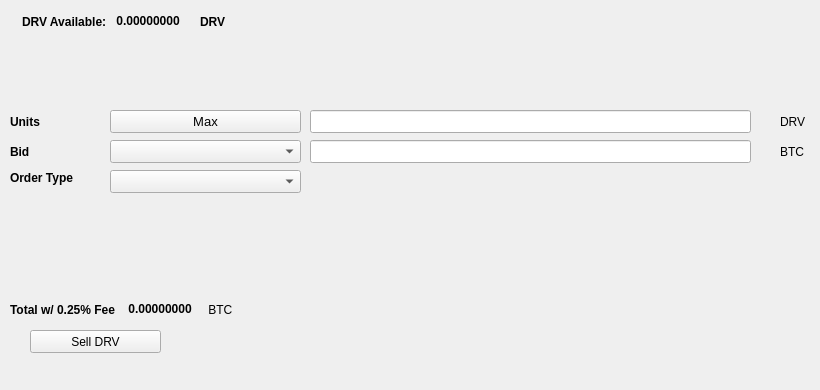
   <widget class="QWidget" name="SellTab">
    <attribute name="title">
     <string>Sell</string>
    </attribute>
    <widget class="QLabel" name="label_16">
     <property name="geometry">
      <rect>
       <x>780</x>
       <y>140</y>
       <width>31</width>
       <height>23</height>
      </rect>
     </property>
     <property name="text">
      <string>BTC</string>
     </property>
    </widget>
    <widget class="QComboBox" name="SellBidcomboBox">
     <property name="geometry">
      <rect>
       <x>110</x>
       <y>140</y>
       <width>191</width>
       <height>23</height>
      </rect>
     </property>
     <property name="font">
      <font>
       <pointsize>10</pointsize>
      </font>
     </property>
    </widget>
    <widget class="QLabel" name="label_18">
     <property name="geometry">
      <rect>
       <x>10</x>
       <y>110</y>
       <width>46</width>
       <height>23</height>
      </rect>
     </property>
     <property name="font">
      <font>
       <weight>75</weight>
       <bold>true</bold>
      </font>
     </property>
     <property name="text">
      <string>Units</string>
     </property>
    </widget>
    <widget class="QPushButton" name="Sell_Max_Amount">
     <property name="geometry">
      <rect>
       <x>110</x>
       <y>110</y>
       <width>191</width>
       <height>23</height>
      </rect>
     </property>
     <property name="font">
      <font>
       <pointsize>10</pointsize>
      </font>
     </property>
     <property name="text">
      <string>Max</string>
     </property>
    </widget>
    <widget class="QLabel" name="label_20">
     <property name="geometry">
      <rect>
       <x>10</x>
       <y>170</y>
       <width>91</width>
       <height>16</height>
      </rect>
     </property>
     <property name="font">
      <font>
       <weight>75</weight>
       <bold>true</bold>
      </font>
     </property>
     <property name="text">
      <string>Order Type</string>
     </property>
    </widget>
    <widget class="QComboBox" name="SellOrdertypeCombo">
     <property name="geometry">
      <rect>
       <x>110</x>
       <y>170</y>
       <width>191</width>
       <height>23</height>
      </rect>
     </property>
     <property name="font">
      <font>
       <pointsize>10</pointsize>
      </font>
     </property>
    </widget>
    <widget class="QLabel" name="label_21">
     <property name="geometry">
      <rect>
       <x>10</x>
       <y>140</y>
       <width>46</width>
       <height>23</height>
      </rect>
     </property>
     <property name="font">
      <font>
       <weight>75</weight>
       <bold>true</bold>
      </font>
     </property>
     <property name="text">
      <string>Bid</string>
     </property>
    </widget>
    <widget class="QLabel" name="label_22">
     <property name="geometry">
      <rect>
       <x>780</x>
       <y>110</y>
       <width>31</width>
       <height>23</height>
      </rect>
     </property>
     <property name="text">
      <string>DRV</string>
     </property>
    </widget>
    <widget class="QLineEdit" name="UnitsInputDRV">
     <property name="geometry">
      <rect>
       <x>310</x>
       <y>110</y>
       <width>441</width>
       <height>23</height>
      </rect>
     </property>
     <property name="font">
      <font>
       <pointsize>9</pointsize>
       <weight>75</weight>
       <bold>true</bold>
      </font>
     </property>
    </widget>
    <widget class="QLineEdit" name="SellBidPriceEdit">
     <property name="geometry">
      <rect>
       <x>310</x>
       <y>140</y>
       <width>441</width>
       <height>23</height>
      </rect>
     </property>
     <property name="font">
      <font>
       <pointsize>9</pointsize>
       <weight>75</weight>
       <bold>true</bold>
      </font>
     </property>
    </widget>
    <widget class="QPushButton" name="SellDRVBTN">
     <property name="geometry">
      <rect>
       <x>30</x>
       <y>330</y>
       <width>131</width>
       <height>23</height>
      </rect>
     </property>
     <property name="text">
      <string>Sell DRV</string>
     </property>
     <property name="icon">
      <iconset resource="../dravitecoins">
       <normaloff>:/icons/bitcoin</normaloff>:/icons/bitcoin</iconset>
     </property>
    </widget>
    <widget class="QWidget" name="layoutWidget3">
     <property name="geometry">
      <rect>
       <x>22</x>
       <y>12</y>
       <width>258</width>
       <height>19</height>
      </rect>
     </property>
     <layout class="QHBoxLayout" name="horizontalLayout">
      <item>
       <widget class="QLabel" name="label232_2">
        <property name="font">
         <font>
          <weight>75</weight>
          <bold>true</bold>
         </font>
        </property>
        <property name="text">
         <string>DRV Available:</string>
        </property>
       </widget>
      </item>
      <item>
       <widget class="QLabel" name="DRVAvailableLabel">
        <property name="palette">
         <palette>
          <active>
           <colorrole role="WindowText">
            <brush brushstyle="SolidPattern">
             <color alpha="255">
              <red>0</red>
              <green>0</green>
              <blue>0</blue>
             </color>
            </brush>
           </colorrole>
           <colorrole role="Button">
            <brush brushstyle="SolidPattern">
             <color alpha="255">
              <red>0</red>
              <green>170</green>
              <blue>0</blue>
             </color>
            </brush>
           </colorrole>
           <colorrole role="Light">
            <brush brushstyle="SolidPattern">
             <color alpha="255">
              <red>0</red>
              <green>255</green>
              <blue>0</blue>
             </color>
            </brush>
           </colorrole>
           <colorrole role="Midlight">
            <brush brushstyle="SolidPattern">
             <color alpha="255">
              <red>0</red>
              <green>212</green>
              <blue>0</blue>
             </color>
            </brush>
           </colorrole>
           <colorrole role="Dark">
            <brush brushstyle="SolidPattern">
             <color alpha="255">
              <red>0</red>
              <green>85</green>
              <blue>0</blue>
             </color>
            </brush>
           </colorrole>
           <colorrole role="Mid">
            <brush brushstyle="SolidPattern">
             <color alpha="255">
              <red>0</red>
              <green>113</green>
              <blue>0</blue>
             </color>
            </brush>
           </colorrole>
           <colorrole role="Text">
            <brush brushstyle="SolidPattern">
             <color alpha="255">
              <red>0</red>
              <green>170</green>
              <blue>0</blue>
             </color>
            </brush>
           </colorrole>
           <colorrole role="BrightText">
            <brush brushstyle="SolidPattern">
             <color alpha="255">
              <red>255</red>
              <green>255</green>
              <blue>255</blue>
             </color>
            </brush>
           </colorrole>
           <colorrole role="ButtonText">
            <brush brushstyle="SolidPattern">
             <color alpha="255">
              <red>0</red>
              <green>0</green>
              <blue>0</blue>
             </color>
            </brush>
           </colorrole>
           <colorrole role="Base">
            <brush brushstyle="SolidPattern">
             <color alpha="255">
              <red>255</red>
              <green>255</green>
              <blue>255</blue>
             </color>
            </brush>
           </colorrole>
           <colorrole role="Window">
            <brush brushstyle="SolidPattern">
             <color alpha="255">
              <red>0</red>
              <green>170</green>
              <blue>0</blue>
             </color>
            </brush>
           </colorrole>
           <colorrole role="Shadow">
            <brush brushstyle="SolidPattern">
             <color alpha="255">
              <red>0</red>
              <green>0</green>
              <blue>0</blue>
             </color>
            </brush>
           </colorrole>
           <colorrole role="AlternateBase">
            <brush brushstyle="SolidPattern">
             <color alpha="255">
              <red>127</red>
              <green>212</green>
              <blue>127</blue>
             </color>
            </brush>
           </colorrole>
           <colorrole role="ToolTipBase">
            <brush brushstyle="SolidPattern">
             <color alpha="255">
              <red>255</red>
              <green>255</green>
              <blue>220</blue>
             </color>
            </brush>
           </colorrole>
           <colorrole role="ToolTipText">
            <brush brushstyle="SolidPattern">
             <color alpha="255">
              <red>0</red>
              <green>0</green>
              <blue>0</blue>
             </color>
            </brush>
           </colorrole>
          </active>
          <inactive>
           <colorrole role="WindowText">
            <brush brushstyle="SolidPattern">
             <color alpha="255">
              <red>0</red>
              <green>0</green>
              <blue>0</blue>
             </color>
            </brush>
           </colorrole>
           <colorrole role="Button">
            <brush brushstyle="SolidPattern">
             <color alpha="255">
              <red>0</red>
              <green>170</green>
              <blue>0</blue>
             </color>
            </brush>
           </colorrole>
           <colorrole role="Light">
            <brush brushstyle="SolidPattern">
             <color alpha="255">
              <red>0</red>
              <green>255</green>
              <blue>0</blue>
             </color>
            </brush>
           </colorrole>
           <colorrole role="Midlight">
            <brush brushstyle="SolidPattern">
             <color alpha="255">
              <red>0</red>
              <green>212</green>
              <blue>0</blue>
             </color>
            </brush>
           </colorrole>
           <colorrole role="Dark">
            <brush brushstyle="SolidPattern">
             <color alpha="255">
              <red>0</red>
              <green>85</green>
              <blue>0</blue>
             </color>
            </brush>
           </colorrole>
           <colorrole role="Mid">
            <brush brushstyle="SolidPattern">
             <color alpha="255">
              <red>0</red>
              <green>113</green>
              <blue>0</blue>
             </color>
            </brush>
           </colorrole>
           <colorrole role="Text">
            <brush brushstyle="SolidPattern">
             <color alpha="255">
              <red>0</red>
              <green>170</green>
              <blue>0</blue>
             </color>
            </brush>
           </colorrole>
           <colorrole role="BrightText">
            <brush brushstyle="SolidPattern">
             <color alpha="255">
              <red>255</red>
              <green>255</green>
              <blue>255</blue>
             </color>
            </brush>
           </colorrole>
           <colorrole role="ButtonText">
            <brush brushstyle="SolidPattern">
             <color alpha="255">
              <red>0</red>
              <green>0</green>
              <blue>0</blue>
             </color>
            </brush>
           </colorrole>
           <colorrole role="Base">
            <brush brushstyle="SolidPattern">
             <color alpha="255">
              <red>255</red>
              <green>255</green>
              <blue>255</blue>
             </color>
            </brush>
           </colorrole>
           <colorrole role="Window">
            <brush brushstyle="SolidPattern">
             <color alpha="255">
              <red>0</red>
              <green>170</green>
              <blue>0</blue>
             </color>
            </brush>
           </colorrole>
           <colorrole role="Shadow">
            <brush brushstyle="SolidPattern">
             <color alpha="255">
              <red>0</red>
              <green>0</green>
              <blue>0</blue>
             </color>
            </brush>
           </colorrole>
           <colorrole role="AlternateBase">
            <brush brushstyle="SolidPattern">
             <color alpha="255">
              <red>127</red>
              <green>212</green>
              <blue>127</blue>
             </color>
            </brush>
           </colorrole>
           <colorrole role="ToolTipBase">
            <brush brushstyle="SolidPattern">
             <color alpha="255">
              <red>255</red>
              <green>255</green>
              <blue>220</blue>
             </color>
            </brush>
           </colorrole>
           <colorrole role="ToolTipText">
            <brush brushstyle="SolidPattern">
             <color alpha="255">
              <red>0</red>
              <green>0</green>
              <blue>0</blue>
             </color>
            </brush>
           </colorrole>
          </inactive>
          <disabled>
           <colorrole role="WindowText">
            <brush brushstyle="SolidPattern">
             <color alpha="255">
              <red>0</red>
              <green>85</green>
              <blue>0</blue>
             </color>
            </brush>
           </colorrole>
           <colorrole role="Button">
            <brush brushstyle="SolidPattern">
             <color alpha="255">
              <red>0</red>
              <green>170</green>
              <blue>0</blue>
             </color>
            </brush>
           </colorrole>
           <colorrole role="Light">
            <brush brushstyle="SolidPattern">
             <color alpha="255">
              <red>0</red>
              <green>255</green>
              <blue>0</blue>
             </color>
            </brush>
           </colorrole>
           <colorrole role="Midlight">
            <brush brushstyle="SolidPattern">
             <color alpha="255">
              <red>0</red>
              <green>212</green>
              <blue>0</blue>
             </color>
            </brush>
           </colorrole>
           <colorrole role="Dark">
            <brush brushstyle="SolidPattern">
             <color alpha="255">
              <red>0</red>
              <green>85</green>
              <blue>0</blue>
             </color>
            </brush>
           </colorrole>
           <colorrole role="Mid">
            <brush brushstyle="SolidPattern">
             <color alpha="255">
              <red>0</red>
              <green>113</green>
              <blue>0</blue>
             </color>
            </brush>
           </colorrole>
           <colorrole role="Text">
            <brush brushstyle="SolidPattern">
             <color alpha="255">
              <red>0</red>
              <green>85</green>
              <blue>0</blue>
             </color>
            </brush>
           </colorrole>
           <colorrole role="BrightText">
            <brush brushstyle="SolidPattern">
             <color alpha="255">
              <red>255</red>
              <green>255</green>
              <blue>255</blue>
             </color>
            </brush>
           </colorrole>
           <colorrole role="ButtonText">
            <brush brushstyle="SolidPattern">
             <color alpha="255">
              <red>0</red>
              <green>85</green>
              <blue>0</blue>
             </color>
            </brush>
           </colorrole>
           <colorrole role="Base">
            <brush brushstyle="SolidPattern">
             <color alpha="255">
              <red>0</red>
              <green>170</green>
              <blue>0</blue>
             </color>
            </brush>
           </colorrole>
           <colorrole role="Window">
            <brush brushstyle="SolidPattern">
             <color alpha="255">
              <red>0</red>
              <green>170</green>
              <blue>0</blue>
             </color>
            </brush>
           </colorrole>
           <colorrole role="Shadow">
            <brush brushstyle="SolidPattern">
             <color alpha="255">
              <red>0</red>
              <green>0</green>
              <blue>0</blue>
             </color>
            </brush>
           </colorrole>
           <colorrole role="AlternateBase">
            <brush brushstyle="SolidPattern">
             <color alpha="255">
              <red>0</red>
              <green>170</green>
              <blue>0</blue>
             </color>
            </brush>
           </colorrole>
           <colorrole role="ToolTipBase">
            <brush brushstyle="SolidPattern">
             <color alpha="255">
              <red>255</red>
              <green>255</green>
              <blue>220</blue>
             </color>
            </brush>
           </colorrole>
           <colorrole role="ToolTipText">
            <brush brushstyle="SolidPattern">
             <color alpha="255">
              <red>0</red>
              <green>0</green>
              <blue>0</blue>
             </color>
            </brush>
           </colorrole>
          </disabled>
         </palette>
        </property>
        <property name="font">
         <font>
          <weight>75</weight>
          <bold>true</bold>
         </font>
        </property>
        <property name="text">
         <string> 0.00000000 </string>
        </property>
        <property name="textInteractionFlags">
         <set>Qt::LinksAccessibleByMouse|Qt::TextSelectableByKeyboard|Qt::TextSelectableByMouse</set>
        </property>
       </widget>
      </item>
      <item>
       <widget class="QLabel" name="labelDRV">
        <property name="font">
         <font>
          <weight>75</weight>
          <bold>true</bold>
         </font>
        </property>
        <property name="text">
         <string>DRV</string>
        </property>
       </widget>
      </item>
     </layout>
    </widget>
    <widget class="QWidget" name="layoutWidget">
     <property name="geometry">
      <rect>
       <x>10</x>
       <y>300</y>
       <width>268</width>
       <height>19</height>
      </rect>
     </property>
     <layout class="QHBoxLayout" name="horizontalLayout_2">
      <item>
       <widget class="QLabel" name="label_19">
        <property name="font">
         <font>
          <weight>75</weight>
          <bold>true</bold>
         </font>
        </property>
        <property name="text">
         <string>Total w/ 0.25% Fee </string>
        </property>
       </widget>
      </item>
      <item>
       <widget class="QLabel" name="SellCostLabel">
        <property name="palette">
         <palette>
          <active>
           <colorrole role="WindowText">
            <brush brushstyle="SolidPattern">
             <color alpha="255">
              <red>0</red>
              <green>0</green>
              <blue>0</blue>
             </color>
            </brush>
           </colorrole>
           <colorrole role="Button">
            <brush brushstyle="SolidPattern">
             <color alpha="255">
              <red>0</red>
              <green>170</green>
              <blue>0</blue>
             </color>
            </brush>
           </colorrole>
           <colorrole role="Light">
            <brush brushstyle="SolidPattern">
             <color alpha="255">
              <red>0</red>
              <green>255</green>
              <blue>0</blue>
             </color>
            </brush>
           </colorrole>
           <colorrole role="Midlight">
            <brush brushstyle="SolidPattern">
             <color alpha="255">
              <red>0</red>
              <green>212</green>
              <blue>0</blue>
             </color>
            </brush>
           </colorrole>
           <colorrole role="Dark">
            <brush brushstyle="SolidPattern">
             <color alpha="255">
              <red>0</red>
              <green>85</green>
              <blue>0</blue>
             </color>
            </brush>
           </colorrole>
           <colorrole role="Mid">
            <brush brushstyle="SolidPattern">
             <color alpha="255">
              <red>0</red>
              <green>113</green>
              <blue>0</blue>
             </color>
            </brush>
           </colorrole>
           <colorrole role="Text">
            <brush brushstyle="SolidPattern">
             <color alpha="255">
              <red>0</red>
              <green>170</green>
              <blue>0</blue>
             </color>
            </brush>
           </colorrole>
           <colorrole role="BrightText">
            <brush brushstyle="SolidPattern">
             <color alpha="255">
              <red>255</red>
              <green>255</green>
              <blue>255</blue>
             </color>
            </brush>
           </colorrole>
           <colorrole role="ButtonText">
            <brush brushstyle="SolidPattern">
             <color alpha="255">
              <red>0</red>
              <green>0</green>
              <blue>0</blue>
             </color>
            </brush>
           </colorrole>
           <colorrole role="Base">
            <brush brushstyle="SolidPattern">
             <color alpha="255">
              <red>255</red>
              <green>255</green>
              <blue>255</blue>
             </color>
            </brush>
           </colorrole>
           <colorrole role="Window">
            <brush brushstyle="SolidPattern">
             <color alpha="255">
              <red>0</red>
              <green>170</green>
              <blue>0</blue>
             </color>
            </brush>
           </colorrole>
           <colorrole role="Shadow">
            <brush brushstyle="SolidPattern">
             <color alpha="255">
              <red>0</red>
              <green>0</green>
              <blue>0</blue>
             </color>
            </brush>
           </colorrole>
           <colorrole role="AlternateBase">
            <brush brushstyle="SolidPattern">
             <color alpha="255">
              <red>127</red>
              <green>212</green>
              <blue>127</blue>
             </color>
            </brush>
           </colorrole>
           <colorrole role="ToolTipBase">
            <brush brushstyle="SolidPattern">
             <color alpha="255">
              <red>255</red>
              <green>255</green>
              <blue>220</blue>
             </color>
            </brush>
           </colorrole>
           <colorrole role="ToolTipText">
            <brush brushstyle="SolidPattern">
             <color alpha="255">
              <red>0</red>
              <green>0</green>
              <blue>0</blue>
             </color>
            </brush>
           </colorrole>
          </active>
          <inactive>
           <colorrole role="WindowText">
            <brush brushstyle="SolidPattern">
             <color alpha="255">
              <red>0</red>
              <green>0</green>
              <blue>0</blue>
             </color>
            </brush>
           </colorrole>
           <colorrole role="Button">
            <brush brushstyle="SolidPattern">
             <color alpha="255">
              <red>0</red>
              <green>170</green>
              <blue>0</blue>
             </color>
            </brush>
           </colorrole>
           <colorrole role="Light">
            <brush brushstyle="SolidPattern">
             <color alpha="255">
              <red>0</red>
              <green>255</green>
              <blue>0</blue>
             </color>
            </brush>
           </colorrole>
           <colorrole role="Midlight">
            <brush brushstyle="SolidPattern">
             <color alpha="255">
              <red>0</red>
              <green>212</green>
              <blue>0</blue>
             </color>
            </brush>
           </colorrole>
           <colorrole role="Dark">
            <brush brushstyle="SolidPattern">
             <color alpha="255">
              <red>0</red>
              <green>85</green>
              <blue>0</blue>
             </color>
            </brush>
           </colorrole>
           <colorrole role="Mid">
            <brush brushstyle="SolidPattern">
             <color alpha="255">
              <red>0</red>
              <green>113</green>
              <blue>0</blue>
             </color>
            </brush>
           </colorrole>
           <colorrole role="Text">
            <brush brushstyle="SolidPattern">
             <color alpha="255">
              <red>0</red>
              <green>170</green>
              <blue>0</blue>
             </color>
            </brush>
           </colorrole>
           <colorrole role="BrightText">
            <brush brushstyle="SolidPattern">
             <color alpha="255">
              <red>255</red>
              <green>255</green>
              <blue>255</blue>
             </color>
            </brush>
           </colorrole>
           <colorrole role="ButtonText">
            <brush brushstyle="SolidPattern">
             <color alpha="255">
              <red>0</red>
              <green>0</green>
              <blue>0</blue>
             </color>
            </brush>
           </colorrole>
           <colorrole role="Base">
            <brush brushstyle="SolidPattern">
             <color alpha="255">
              <red>255</red>
              <green>255</green>
              <blue>255</blue>
             </color>
            </brush>
           </colorrole>
           <colorrole role="Window">
            <brush brushstyle="SolidPattern">
             <color alpha="255">
              <red>0</red>
              <green>170</green>
              <blue>0</blue>
             </color>
            </brush>
           </colorrole>
           <colorrole role="Shadow">
            <brush brushstyle="SolidPattern">
             <color alpha="255">
              <red>0</red>
              <green>0</green>
              <blue>0</blue>
             </color>
            </brush>
           </colorrole>
           <colorrole role="AlternateBase">
            <brush brushstyle="SolidPattern">
             <color alpha="255">
              <red>127</red>
              <green>212</green>
              <blue>127</blue>
             </color>
            </brush>
           </colorrole>
           <colorrole role="ToolTipBase">
            <brush brushstyle="SolidPattern">
             <color alpha="255">
              <red>255</red>
              <green>255</green>
              <blue>220</blue>
             </color>
            </brush>
           </colorrole>
           <colorrole role="ToolTipText">
            <brush brushstyle="SolidPattern">
             <color alpha="255">
              <red>0</red>
              <green>0</green>
              <blue>0</blue>
             </color>
            </brush>
           </colorrole>
          </inactive>
          <disabled>
           <colorrole role="WindowText">
            <brush brushstyle="SolidPattern">
             <color alpha="255">
              <red>0</red>
              <green>85</green>
              <blue>0</blue>
             </color>
            </brush>
           </colorrole>
           <colorrole role="Button">
            <brush brushstyle="SolidPattern">
             <color alpha="255">
              <red>0</red>
              <green>170</green>
              <blue>0</blue>
             </color>
            </brush>
           </colorrole>
           <colorrole role="Light">
            <brush brushstyle="SolidPattern">
             <color alpha="255">
              <red>0</red>
              <green>255</green>
              <blue>0</blue>
             </color>
            </brush>
           </colorrole>
           <colorrole role="Midlight">
            <brush brushstyle="SolidPattern">
             <color alpha="255">
              <red>0</red>
              <green>212</green>
              <blue>0</blue>
             </color>
            </brush>
           </colorrole>
           <colorrole role="Dark">
            <brush brushstyle="SolidPattern">
             <color alpha="255">
              <red>0</red>
              <green>85</green>
              <blue>0</blue>
             </color>
            </brush>
           </colorrole>
           <colorrole role="Mid">
            <brush brushstyle="SolidPattern">
             <color alpha="255">
              <red>0</red>
              <green>113</green>
              <blue>0</blue>
             </color>
            </brush>
           </colorrole>
           <colorrole role="Text">
            <brush brushstyle="SolidPattern">
             <color alpha="255">
              <red>0</red>
              <green>85</green>
              <blue>0</blue>
             </color>
            </brush>
           </colorrole>
           <colorrole role="BrightText">
            <brush brushstyle="SolidPattern">
             <color alpha="255">
              <red>255</red>
              <green>255</green>
              <blue>255</blue>
             </color>
            </brush>
           </colorrole>
           <colorrole role="ButtonText">
            <brush brushstyle="SolidPattern">
             <color alpha="255">
              <red>0</red>
              <green>85</green>
              <blue>0</blue>
             </color>
            </brush>
           </colorrole>
           <colorrole role="Base">
            <brush brushstyle="SolidPattern">
             <color alpha="255">
              <red>0</red>
              <green>170</green>
              <blue>0</blue>
             </color>
            </brush>
           </colorrole>
           <colorrole role="Window">
            <brush brushstyle="SolidPattern">
             <color alpha="255">
              <red>0</red>
              <green>170</green>
              <blue>0</blue>
             </color>
            </brush>
           </colorrole>
           <colorrole role="Shadow">
            <brush brushstyle="SolidPattern">
             <color alpha="255">
              <red>0</red>
              <green>0</green>
              <blue>0</blue>
             </color>
            </brush>
           </colorrole>
           <colorrole role="AlternateBase">
            <brush brushstyle="SolidPattern">
             <color alpha="255">
              <red>0</red>
              <green>170</green>
              <blue>0</blue>
             </color>
            </brush>
           </colorrole>
           <colorrole role="ToolTipBase">
            <brush brushstyle="SolidPattern">
             <color alpha="255">
              <red>255</red>
              <green>255</green>
              <blue>220</blue>
             </color>
            </brush>
           </colorrole>
           <colorrole role="ToolTipText">
            <brush brushstyle="SolidPattern">
             <color alpha="255">
              <red>0</red>
              <green>0</green>
              <blue>0</blue>
             </color>
            </brush>
           </colorrole>
          </disabled>
         </palette>
        </property>
        <property name="font">
         <font>
          <weight>75</weight>
          <bold>true</bold>
         </font>
        </property>
        <property name="autoFillBackground">
         <bool>false</bool>
        </property>
        <property name="text">
         <string> 0.00000000</string>
        </property>
        <property name="textInteractionFlags">
         <set>Qt::LinksAccessibleByMouse|Qt::TextSelectableByMouse</set>
        </property>
       </widget>
      </item>
      <item>
       <widget class="QLabel" name="label_17">
        <property name="font">
         <font>
          <weight>50</weight>
          <bold>false</bold>
         </font>
        </property>
        <property name="text">
         <string> BTC</string>
        </property>
       </widget>
      </item>
     </layout>
    </widget>
    <widget class="QLabel" name="label_23">
     <property name="geometry">
      <rect>
       <x>460</x>
       <y>300</y>
       <width>281</width>
       <height>81</height>
      </rect>
     </property>
     <property name="text">
      <string/>
     </property>
     <property name="pixmap">
      <pixmap>:/images/bittrex</pixmap>
     </property>
    </widget>
   </widget>
